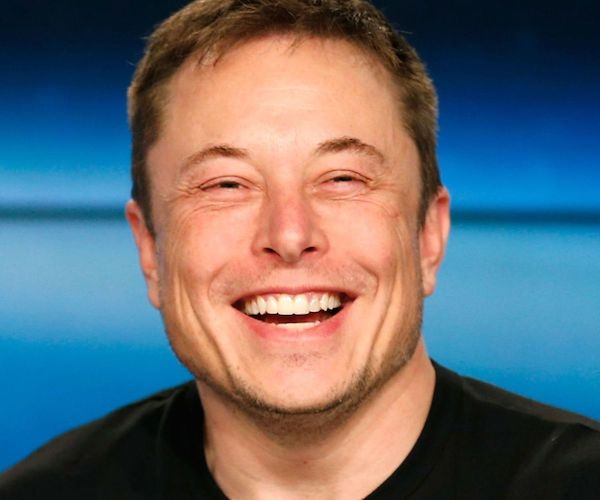
#> input picture images/musk.jpg, 600 x 500 px
$ jupyter execute 'Elon Musk'"'"'s Moustache.ipynb'   (shell and % lines are left out)
#> lines starting #> are read from the running program, lines starting #| are printed output that depends on the picture; after the words box and inside, x2 and y2 are one past the last pixel; in counts of white or black regions, pixels touching at a corner belong together
## Import the libraries

[cell 1]
import cv2
import numpy as np
import matplotlib.pyplot as plt
from dataPath import DATA_PATH

## Set the plot properties

[cell 2]
import matplotlib
matplotlib.rcParams['figure.figsize'] = (6.0, 6.0)
matplotlib.rcParams['image.cmap'] = 'gray'

## Read the files

[cell 3]
mpath = DATA_PATH + "musk.jpg"
musk = cv2.imread(mpath)
#> musk is the input picture: shape (500, 600, 3); mean B, G, R 112.1, 105.5, 100.1

mopath = DATA_PATH + "moustache.png"
# Read it with alpha channel
moustache = cv2.imread(mopath,-1)
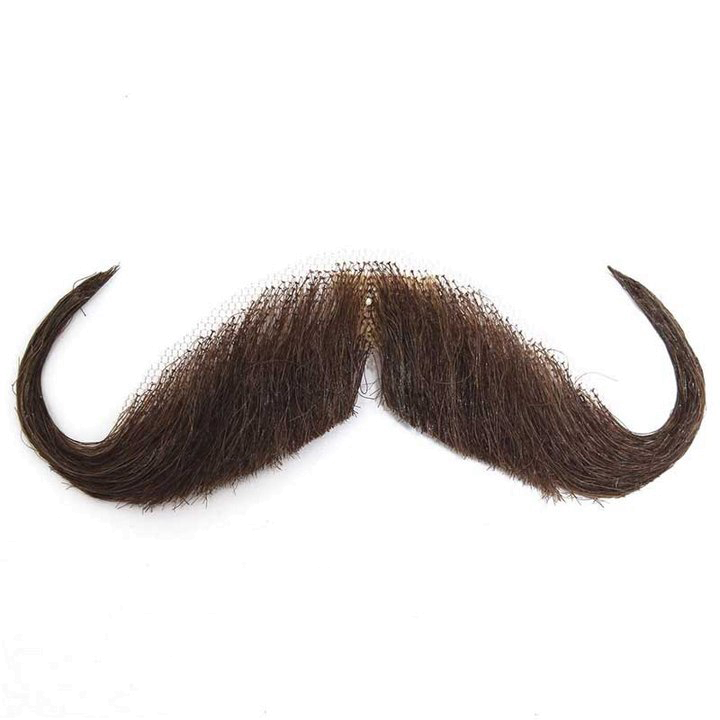
#> input picture images/moustache.png, 720 x 720 px
#> moustache is the input picture: shape (720, 720, 4); mean B, G, R, A 219.5, 220.6, 223.6, 46.6

## Check the dtype, type and Dimensions of the image

[cell 4]
print("Data type = {}\n".format(musk.dtype))
#| Data type = uint8
print("Object type = {}\n".format(type(musk)))
#| Object type = <class 'numpy.ndarray'>
print("Image Dimensions = {}\n".format(musk.shape))
#| Image Dimensions = (500, 600, 3)

## Plot Musk's original image

[cell 5]
plt.imshow(musk[:,:,::-1])

## See the image properties

[cell 6]
print("Data type = {}\n".format(moustache.dtype))
#| Data type = uint8
print("Object type = {}\n".format(type(moustache)))
#| Object type = <class 'numpy.ndarray'>
print("Image Dimensions = {}\n".format(moustache.shape))
#| Image Dimensions = (720, 720, 4)

## Resize the moustache image and import it with alpha channel

[cell 7]
moresize = cv2.resize(moustache,(300,100))
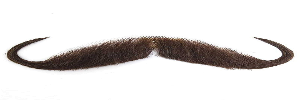
#> moresize: shape (100, 300, 4); mean B, G, R, A 219.3, 220.5, 223.5, 46.6
plt.imshow(moresize[:,:,::-1]);plt.title ("Resized moustache with alpha channel")
print("Image Dimensions = {}\n".format(moresize.shape))
#| Image Dimensions = (100, 300, 4)
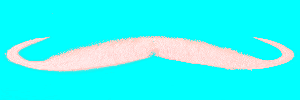
#> shown: shape (100, 300, 4); mean R, G, B, A 46.6, 223.5, 220.5, 219.3; transparent parts drawn white

## Extract the original moustache image

[cell 8]
orMou = moresize[:,:,0:3]
plt.imshow(orMou[:,:,::-1]);plt.title ("Resized original moustache")
print("Image Dimensions = {}\n".format(orMou.shape))
#| Image Dimensions = (100, 300, 3)

## Extract alpha channel from the moustache image (Mask)

[cell 9]
maskMou1 = moresize[:,:,3]
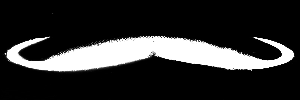
#> maskMou1: shape (100, 300); min 0, max 255, mean 46.6
plt.imshow(maskMou1,cmap='gray');plt.title ("Resized masked moustache")
print("Image Dimensions = {}\n".format(maskMou1.shape))
#| Image Dimensions = (100, 300)

## Do a naive replace to understand the dimension on where the moustache needs to be placed.

There are sophisticated algorithms that autodetect parts of the image, which can also be used.

[cell 10]
# Make a copy
muskwithmonaivereplace = musk.copy()

# add moustache
muskwithmonaivereplace[230:330,140:440]=orMou
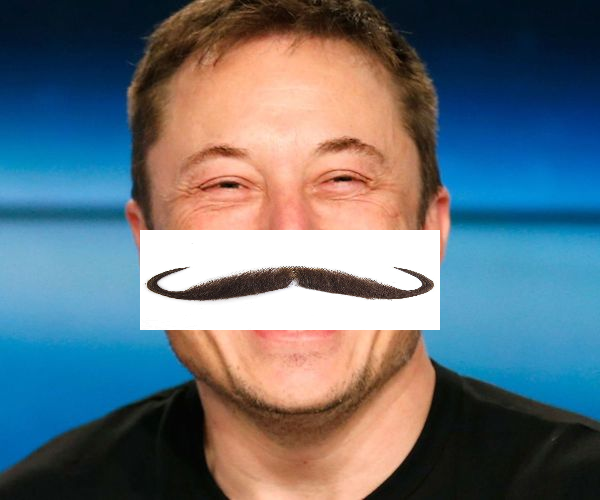
#> muskwithmonaivereplace: shape (500, 600, 3); 10% of pixels changed, all inside (x1, y1, x2, y2) = (140, 230, 440, 330)

plt.imshow(muskwithmonaivereplace[...,::-1]);plt.title(" Region of Interest in Musk's image")

## Create 3 channel image for the mask

[cell 11]
maskMou = cv2.merge((maskMou1,maskMou1,maskMou1))

# Divide by 255, so the pixel values become 0 or 1
#maskMou = np.uint8(maskMou/255)

## Augment musk with masked moustache image

[cell 12]
muskwithmoarith = musk.copy()

# get the moustance region
mROI = muskwithmoarith[230:330,140:440]
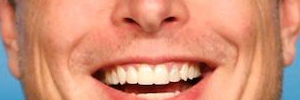
#> mROI: shape (100, 300, 3); mean B, G, R 117.3, 142.4, 210

# use the mask image to create the masked moustache region
# for augmentation we use cv2.multiply
# mutliply the region of interest with the region negated with the mask
#maskedmusk = cv2.multiply(mROI,(1-  maskMou ))
maskedmusk = cv2.bitwise_and(mROI,cv2.bitwise_not(maskMou))
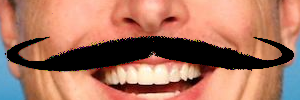
#> maskedmusk: shape (100, 300, 3); mean B, G, R 96.8, 116.5, 169.7

plt.imshow(maskedmusk[...,::-1])

# Augment the orginal moustache image to the masked image

[cell 13]
#maskedmous = cv2.multiply(orMou,maskMou)
maskedmous = cv2.bitwise_and(orMou,maskMou)
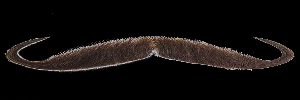
#> maskedmous: shape (100, 300, 3); mean B, G, R 11.6, 12.7, 15.7
plt.imshow(maskedmous[...,::-1])

## Augment the masked Musk image with the Augmented moustache image

[cell 14]
#mRoiFinal = cv2.add(maskedmusk, maskedmous)
mRoiFinal = cv2.bitwise_or(maskedmusk, maskedmous)
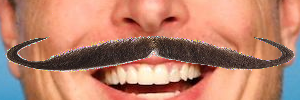
#> mRoiFinal: shape (100, 300, 3); mean B, G, R 108.4, 129.2, 185.3
plt.imshow(mRoiFinal[...,::-1])

## Finally replace the region of interest with the Augmented image

[cell 15]
muskwithmoarith[230:330,140:440] = mRoiFinal
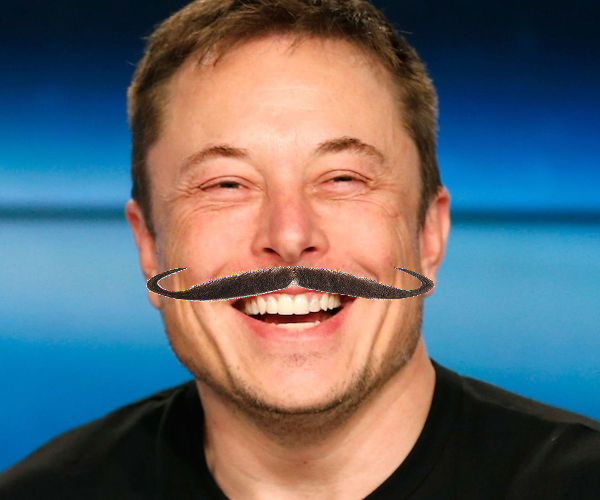
#> muskwithmoarith: shape (500, 600, 3); 2.39% of pixels changed, all inside (x1, y1, x2, y2) = (140, 243, 440, 330)
plt.imshow(muskwithmoarith[...,::-1])
